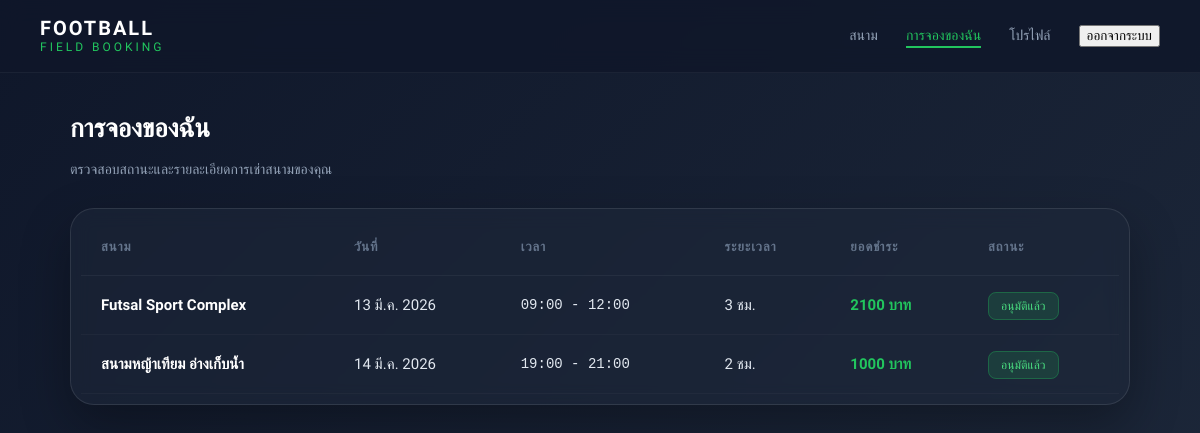
Before: /my-booking/ (signed in) with the older database file.
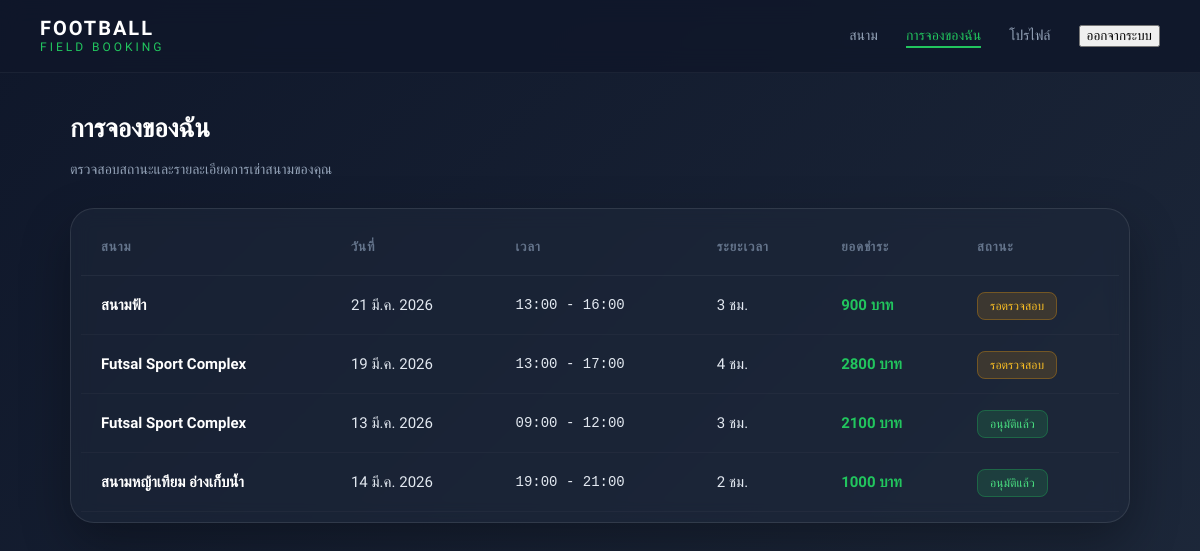
After: the same page with the newer database file.
### booking/models.py (models this page shows, shortened)
class Booking(models.Model):
    STATUS_CHOICES = (
        ('pending', 'Pending'),
        ('approved', 'Approved'),
        ('rejected', 'Rejected'),
        ('cancelled', 'Cancelled'),
    )
    user = models.ForeignKey(User, on_delete=models.CASCADE)
    field = models.ForeignKey(Field, on_delete=models.CASCADE)
    date = models.DateField()
    start_time = models.TimeField()
    end_time = models.TimeField()
    hours = models.IntegerField()
    total_price = models.IntegerField()
    status = models.CharField(
        max_length=10,
        choices=STATUS_CHOICES,
        default='pending'
    )
    slip = models.ImageField(upload_to="slips/", null=True, blank=True)
    created_at = models.DateTimeField(auto_now_add=True)
    class Meta:
        ordering = ['-created_at']

class Field(models.Model):
    name = models.CharField(max_length=100)
    field_type = models.CharField(max_length=20, choices=FIELD_TYPE)
    price = models.IntegerField()
    image = models.ImageField(upload_to='fields/', null=True, blank=True)
    open_time = models.TimeField()
    close_time = models.TimeField()

### booking/views.py (the view)
# urls.py: path('my-booking/', views.my_booking, name='my_booking'),
def my_booking(request):
    bookings = Booking.objects.filter(user=request.user).order_by('-id')
    return render(request, 'booking/my-booking.html', {
        'bookings': bookings
    })

### booking/templates/booking/my-booking.html (shortened to what this page needs)
{% load static %}
<!DOCTYPE html>
<html lang="th">
<head>
    <link rel="stylesheet" href="{% static 'booking/css/my-booking.css' %}">
</head>
<body>
    <nav class="navbar">
        <div class="logo">
            <span class="logo-main">FOOTBALL</span>
            <span class="logo-sub">FIELD BOOKING</span>
        </div>
        <ul class="nav-menu">
            <li><a href="{% url 'home' %}">สนาม</a></li>
            <li><a href="{% url 'my_booking' %}" class="active">การจองของฉัน</a></li>
            <li><a href="{% url 'profile' %}">โปรไฟล์</a></li>
            <li>
                <form action="{% url 'logout' %}" method="post" style="display:inline;">
                    <button type="submit" class="logout-btn">ออกจากระบบ</button>
                </form>
            </li>
        </ul>
    </nav>
    <div class="container">
        <header class="page-header">
            <h1>การจองของฉัน</h1>
            <p class="subtitle">ตรวจสอบสถานะและรายละเอียดการเช่าสนามของคุณ</p>
        </header>
        <div class="table-card">
            <div class="table-wrapper">
                <table>
                    <thead>
                        <tr>
                            <th>สนาม</th>
                            <th>วันที่</th>
                            <th>เวลา</th>
                            <th>ระยะเวลา</th>
                            <th>ยอดชำระ</th>
                            <th>สถานะ</th>
                        </tr>
                    </thead>
                    <tbody>
                        {% if bookings %}
                            {% for booking in bookings %}
                            <tr>
                                <td class="field-info">
                                    <span class="name">{{ booking.field.name }}</span>
                                </td>
                                <td>{{ booking.date|date:"d M Y" }}</td>
                                <td class="time-slot">{{ booking.start_time|time:"H:i" }} - {{ booking.end_time|time:"H:i" }}</td>
                                <td>{{ booking.hours }} ชม.</td>
                                <td class="total-price">{{ booking.total_price }} บาท</td>
                                <td>
                                    {% if booking.status == "pending" %}
                                        <span class="status-badge pending">รอตรวจสอบ</span>
                                    {% elif booking.status == "approved" %}
                                        <span class="status-badge approved">อนุมัติแล้ว</span>
                                    {% else %}
                                        <span class="status-badge rejected">ยกเลิก</span>
                                    {% endif %}
                                </td>
                            </tr>
                            {% endfor %}
                        {% endif %}
                    </tbody>
                </table>
            </div>
        </div>
    </div>
</body>
</html>

Changed rows visible on the page:
added Booking: field.name "สนามฟ้า", date "21 มี.ค. 2026", start_time "13:00", end_time "16:00", hours "3", total_price "900", status "รอตรวจสอบ"
added Booking: field.name "Futsal Sport Complex", date "19 มี.ค. 2026", start_time "13:00", end_time "17:00", hours "4", total_price "2800", status "รอตรวจสอบ"
